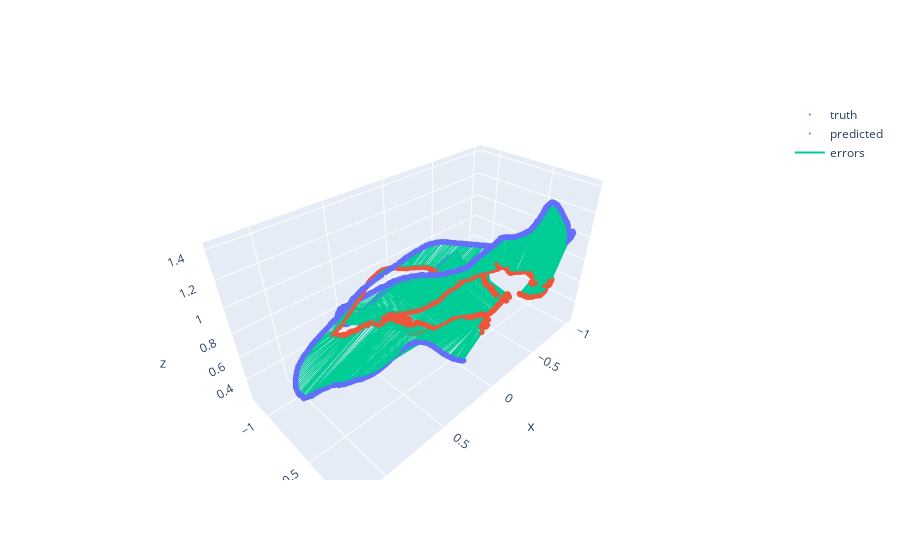

The code cell stored with this chart in its notebook:
### Code cell
show_trajectories(truth_trajectory[:1000], optimized_trajectory[:1000])

### Figure 1 — Plotly figure (JSON) as saved in the notebook; plotly's stock layout.template omitted (floating-point values rounded to 4 significant figures; data arrays with more than 128 entries replaced by an {"elided": "..."} marker saying what was removed)
{"data": [{"marker": {"size": 2}, "mode": "markers", "name": "truth", "type": "scatter3d", "x": {"elided": "1000 float values"}, "y": {"elided": "1000 float values"}, "z": {"elided": "1000 float values"}}, {"marker": {"size": 2}, "mode": "markers", "name": "predicted", "type": "scatter3d", "x": {"elided": "1000 float values"}, "y": {"elided": "1000 float values"}, "z": {"elided": "1000 float values"}}, {"mode": "lines", "name": "errors", "type": "scatter3d", "x": {"elided": "3000 float values"}, "y": {"elided": "3000 float values"}, "z": {"elided": "3000 float values"}}], "layout": {}}
